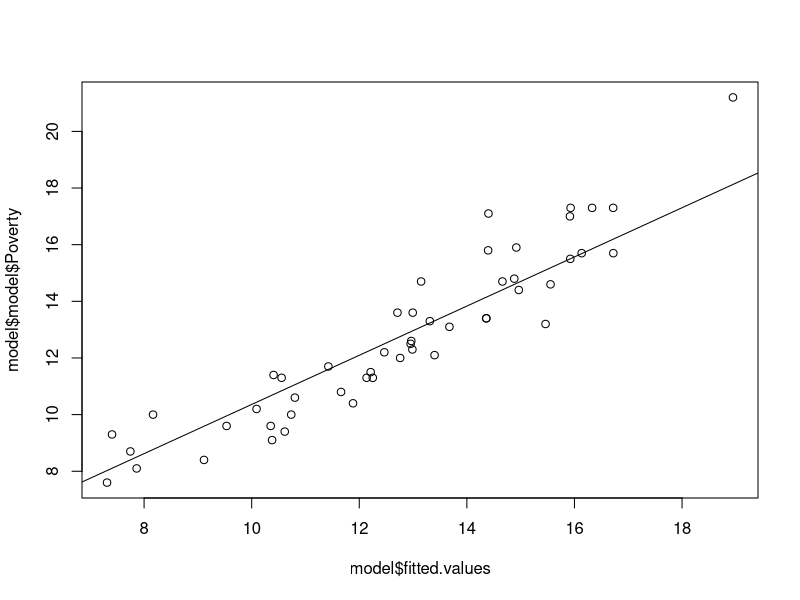

Source code (R):
#elastic Net

#example: https://www.datacamp.com/community/tutorials/tutorial-ridge-lasso-elastic-net
#https://www.youtube.com/watch?v=ctmNq7FgbvI

# Load libraries, get data & set seed for reproducibility ---------------------
# seef for reproducibility
library(glmnet)  # for ridge regression
library(dplyr)   # for data cleaning
library(psych)   # for function tr() to compute trace of a matrix
library(parallel)
library(MLmetrics)
library(pls)
library(caret)
library(leaps)
library(tidyverse)

preData <- read.csv(file="states.csv", header=T)
data <- preData[,c(-1)]

# Center y, X will be standardized in the modeling function
Y <- data %>% select(Poverty) %>% scale(center = TRUE, scale = FALSE) %>% as.matrix()
X <- data %>% select(-Poverty) %>% as.matrix()

seed <- sample(1:100,1)
print(seed)
set.seed(seed)

f <- as.formula(
  paste(colnames(Y), 
        paste(colnames(X[,-1]), collapse = " + "), 
        sep = " ~ "))

pls.model <- plsr(f, data = data, validation= "CV")

# Find the number of dimensions with lowest cross validation error
cv = RMSEP(pls.model)
best.dims = which.min(cv$val[estimate = "adjCV", , ]) - 1

# Rerun the model
pls.model = plsr(f, data = data, ncomp = best.dims)

coefficients = names(round(coef(pls.model)[,1,1],2))

finalResults <- round(coef(pls.model)[,1,1],2)

finalNames <- names(finalResults[abs(finalResults)>0])

f <- as.formula(
  paste(colnames(Y), 
        paste(finalNames, collapse = " + "), 
        sep = " ~ "))

model <- lm(f,data)

summary(model)

#http://www.sthda.com/english/articles/37-model-selection-essentials-in-r/155-best-subsets-regression-essentials-in-r/#:~:text=The%20best%20subsets%20regression%20is,best%20subsets%20regression%20using%20R.
# id: model id
# object: regsubsets object
# data: data used to fit regsubsets
# outcome: outcome variable
get_model_formula <- function(id, object, outcome){
  # get models data
  models <- summary(object)$which[id,-1]
  # Get outcome variable
  #form <- as.formula(object$call[[2]])
  #outcome <- all.vars(form)[1]
  # Get model predictors
  predictors <- names(which(models == TRUE))
  predictors <- paste(predictors, collapse = "+")
  # Build model formula
  as.formula(paste0(outcome, "~", predictors))
}

models <- regsubsets(Poverty~., data = data, nvmax = 5)
res.sum <- summary(models)
data.frame(
  Adj.R2 = which.max(res.sum$adjr2),
  CP = which.min(res.sum$cp),
  BIC = which.min(res.sum$bic)
)
get_cv_error <- function(model.formula, data){
  set.seed(1)
  train.control <- trainControl(method = "cv", number = 5)
  cv <- train(model.formula, data = data, method = "lm",
              trControl = train.control)
  cv$results$RMSE
}
# Compute cross-validation error
model.ids <- 1:5

#get_model_formula(3, models, "Poverty")

model.ids <- 1:5
cv.errors <-  map(model.ids, get_model_formula, models, "Poverty") %>%
  map(get_cv_error, data = data) %>%
  unlist()

cv.errors

coef(models, which.min(cv.errors))

finalNames <- names(coef(models, which.min(cv.errors)))[-1]

f <- as.formula(
  paste(colnames(Y), 
        paste(finalNames, collapse = " + "), 
        sep = " ~ "))

model <- lm(f,data)

summary(model)

plot(model$fitted.values,model$model$Poverty)
abline(lm(model$fitted.values~model$model$Poverty))


#train_rows <- sample(1:nrow(data), .66*nrow(data))
#x.train <- X[train_rows,]
#x.test <- X[-train_rows,]

#y.train <- Y[train_rows,]
#y.test <- Y[-train_rows,]

#normally uses train
list.of.fits <- list()
for (i in 0:10) {
  fit.name <- paste0("alpha", i/10)
  
  list.of.fits[[fit.name]] <-
    cv.glmnet(X, Y, type.measure="mse", alpha=i/10,
              family="gaussian")
}

results <- data.frame()

#x is normally x.test and y.test
for (i in 0:10) {
  fit.name <- paste0("alpha", i/10)
  
  predicted <- predict(list.of.fits[[fit.name]],
                       s=list.of.fits[[fit.name]]$lambda.1se, newx=X)
  
  mse <- mean((Y - predicted)^2)
  
  temp <- data.frame(alpha=i/10, mse=mse, fit.name=fit.name)
  results <- rbind(results, temp)
                       
}

bestAlpha <- results$alpha[which(results$mse == min(results$mse))]
print(bestAlpha)
bestLambda <- cv.glmnet(X, Y, type.measure="mse", alpha=i/10,
                       family="gaussian")$lambda.1se
print(bestLambda)

bestModel <- glmnet(X, Y, alpha = bestAlpha, lambda=bestLambda, standardize = FALSE, family = "gaussian", type.measure="deviance")

results2 <- cbind(rownames(bestModel$beta),round(abs(bestModel$beta)[,1],3))

results2[order(results2[,2],decreasing=TRUE),]

finalResults <- results2[order(results2[,2],decreasing=TRUE),][results2[order(results2[,2],decreasing=TRUE),2]>0,]

finalNames <- rownames(finalResults)

formula = paste(colnames(Y)~finalNames)

f <- as.formula(
  paste(colnames(Y), 
        paste(finalNames, collapse = " + "), 
        sep = " ~ "))

model <- lm(f,data)

summary(model)
